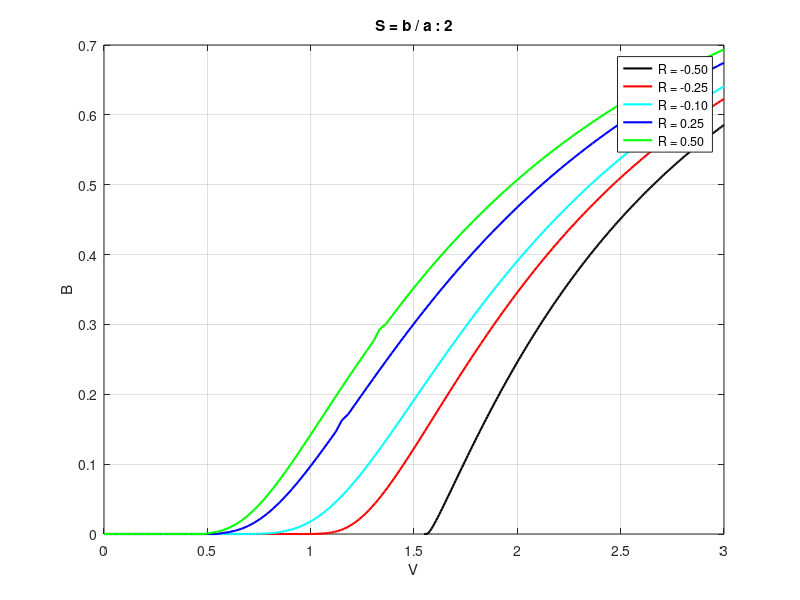

MATLAB code for this plot:
close all;
clear all;
clc;
%%
load('data_bv_s_2_0_r_neg_0_5.mat');
figure
plot(v,b,'k','LineWidth',1.5);grid
hold on
load('data_bv_s_2_0_r_neg_0_25.mat');
plot(v,b,'r','LineWidth',1.5)
hold on
load('data_bv_s_2_0_r_neg_0_1.mat');
plot(v,b,'c','LineWidth',1.5)
hold on
load('data_bv_s_2_0_r_0_25.mat');
plot(v,b,'b','LineWidth',1.5)
hold on
load('data_bv_s_2_0_r_0_5.mat');
plot(v,b,'g','LineWidth',1.5)
xlabel('V')
ylabel('B')
title(['S = b / a : ', num2str(2)])
legend('R = -0.50','R = -0.25','R = -0.10','R = 0.25','R = 0.50')
%%


